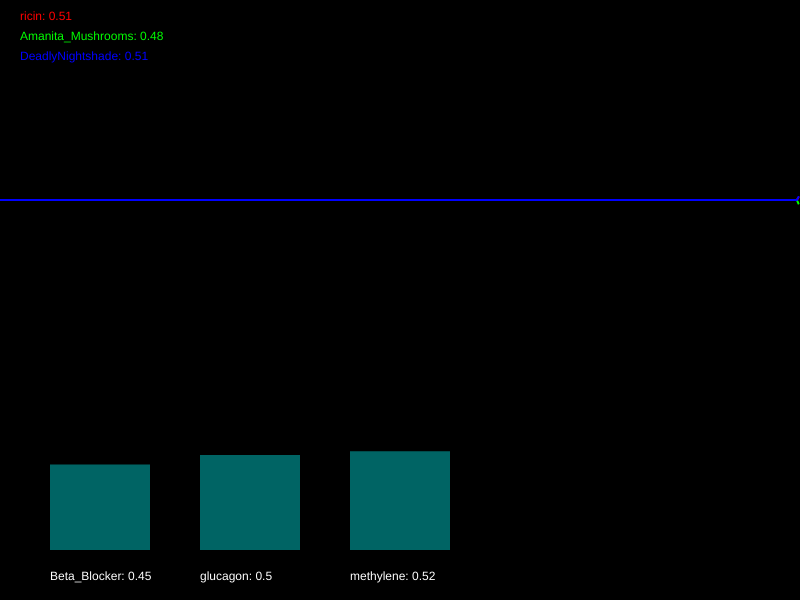
Frame 1 (no input)
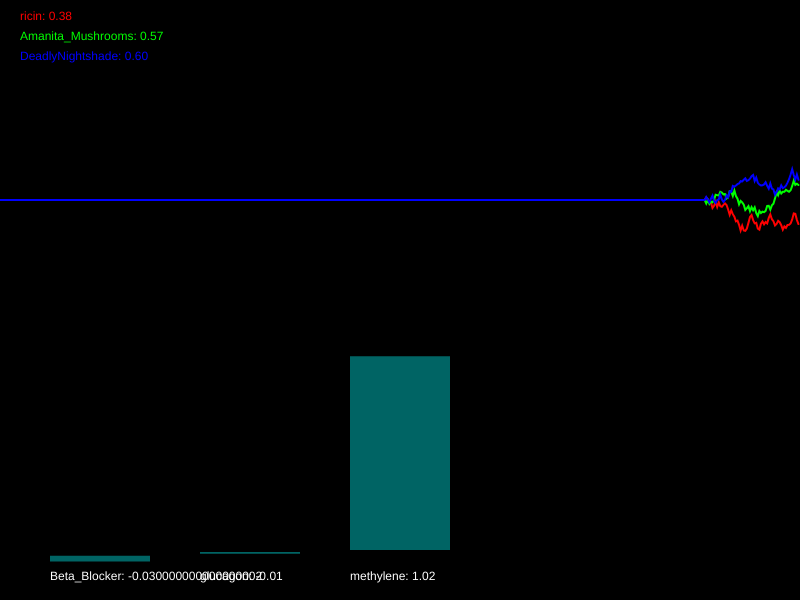
Frame 60 (no input)
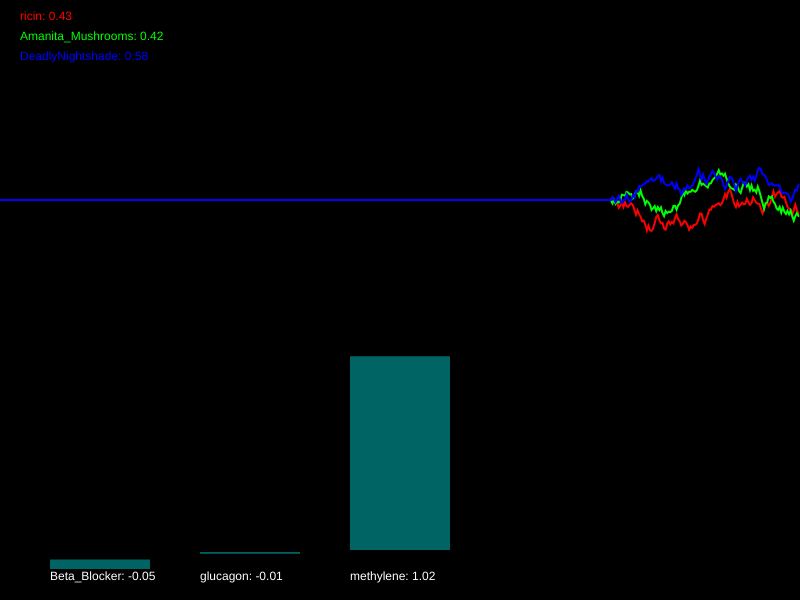
Frame 120 (the mouse pressed at the canvas centre since frame 60)

The p5.js sketch that drew these frames (run headless with seeded random() and noise() and a simulated clock; from frame 60 on, the mouse is pressed at the canvas centre):

// p5.js sketch
// ── sketch.js
/*

Officer: 9737215
CaseNum: 401-0-27336775-9737215

Case 401 - The Case of Norbert's Weiner Stand
Stage 1 - Noxious Weiner

Console city has been plunged into chaos. The notorious poisoner Norbert has struck the
population down with a potent poison. Word has it that he is smuggling his venomous filth
via a streetside weiner stand. Hundreds of people have been affected, and the municipal
water company tells me that their sewers are at full capacity. This is no laughing matter.
I need you to head down to our lab and work on an antidote.

You must develop the antidote by using conditional statements in the draw loop to
do the following:


You must develop the antidote by using conditional statements in the draw loop to
do the following.

	- When DeadlyNightshade goes above 0.28, try decreasing Beta_Blocker by 0.05
	- When ricin dips below 0.38, raise Beta_Blocker by 0.02
	- When ricin dips below 0.51, decrement glucagon by 0.01
	- If DeadlyNightshade dips below 0.27, increase glucagon by 0.03
	- When ricin dips below 0.31, try decreasing methylene by 0.03
	- If DeadlyNightshade goes above 0.38, raise methylene by 0.02


Your conditional statements should:

consider the following poisons:

	- ricin
	- Amanita_Mushrooms
	- DeadlyNightshade


and modify the following antidotes:

	- Beta_Blocker
	- glucagon
	- methylene


- There are many ways to complete this task but you should only use the
following commands:

	if(){}
	+=
	-=

*/

//Declare the poison variables
var ricin;
var Amanita_Mushrooms;
var DeadlyNightshade;


//Declare the antidote variables
var Beta_Blocker;
var glucagon;
var methylene;


//This variable is used for drawing the graph
var graphs;


function setup() {

	createCanvas(800, 600);
	strokeWeight(2);

	//initialise the poisons and antidotes
	ricin = 0.5;
	Amanita_Mushrooms = 0.5;
	DeadlyNightshade = 0.5;
	Beta_Blocker = 0.5;
	glucagon = 0.5;
	methylene = 0.5;


	//fills the graph with empty values
	graphs = [];

	for (var i = 0; i < 3; i++) {
		graphs.push([]);
		for (var j = 0; j < 512; j++) {
			graphs[i].push(0.5);
		}
	}

}

function draw() {

	//Develop the antidote below
	//Write conditional statements to change the amount of each substance ...




	//////////////////////////////////////////////////////

	//the code below generates new values using random numbers

	/*
		For testing, you might want to temporarily comment out
		these lines and set the same variables to constant values
		instead.
	*/

	ricin = nextValue(graphs[0], ricin);
	Amanita_Mushrooms = nextValue(graphs[1], Amanita_Mushrooms);
	DeadlyNightshade = nextValue(graphs[2], DeadlyNightshade);


	Beta_Blocker = constrain(Beta_Blocker, 0, 1);
	glucagon = constrain(glucagon, 0, 1);
	methylene = constrain(methylene, 0, 1);

	// - When DeadlyNightshade goes above 0.28, try decreasing Beta_Blocker by 0.05
	if (DeadlyNightshade > 0.28) {
		Beta_Blocker -= 0.05;
	}
	// - If DeadlyNightshade dips below 0.27, increase glucagon by 0.03

	if (DeadlyNightshade < 0.27) {
		glucagon += 0.03;
	}
	// - If DeadlyNightshade goes above 0.38, raise methylene by 0.02
	if(DeadlyNightshade > 0.38){
		methylene += 0.02;
	}
	// - When ricin dips below 0.38, raise Beta_Blocker by 0.02
	if (ricin < .38) {
		Beta_Blocker += 0.02;
	}
	// - When ricin dips below 0.51, decrement glucagon by 0.01

	if (ricin < 0.51) {
		glucagon -= 0.01;
	}
	// - When ricin dips below 0.31, try decreasing methylene by 0.03
	if (ricin < 0.31) {
		methylene -= 0.03;
	}

	///////// DO NOT CHANGE THE CODE BELOW ///////////

	//drawing code

	// set background
	background(0);
	noFill();

	//draw the graphs for the vitals
	var colors = [
		color(255, 0, 0),
		color(0, 255, 0),
		color(0, 0, 255),
		color(255, 0, 255),
		color(255, 255, 0),
		color(0, 255, 255)
	];

	for (var i = 0; i < graphs.length; i++) {
		stroke(colors[i]);
		drawGraph(graphs[i]);
	}

	//draw the poisons as text
	noStroke();
	fill(colors[0]);
	text('ricin: ' + nf(ricin, 1, 2), 20, 20);
	fill(colors[1]);
	text('Amanita_Mushrooms: ' + nf(Amanita_Mushrooms, 1, 2), 20, 40);
	fill(colors[2]);
	text('DeadlyNightshade: ' + nf(DeadlyNightshade, 1, 2), 20, 60);


	//draw the antidotes bar chart
	drawBar(Beta_Blocker, 50, 'Beta_Blocker');
	drawBar(glucagon, 200, 'glucagon');
	drawBar(methylene, 350, 'methylene');


}

function nextValue(graph, val) {
	//gets the next value for a vital and puts it in an array for drawing
	var delta = random(-0.03, 0.03);

	val += delta;
	if (val > 1 || val < 0) {
		delta *= -1;
		val += delta * 2;
	}

	graph.push(val)
	graph.shift();
	return val;
}

function drawGraph(graph) {
	//draws an array as a graph
	beginShape();
	for (var i = 0; i < graph.length; i++) {
		vertex(width * i / 512, height * 0.5 - graph[i] * height / 3)
	}
	endShape();
}


function drawBar(val, x, name) {
	//draws the bars for bar chart
	noStroke();
	fill(0, 100, 100);
	var mh = height * 0.4 - 50;
	rect(x, (height - 50) - val * mh, 100, val * mh);
	fill(255);
	text(name + ": " + val, x, height - 20);
}
